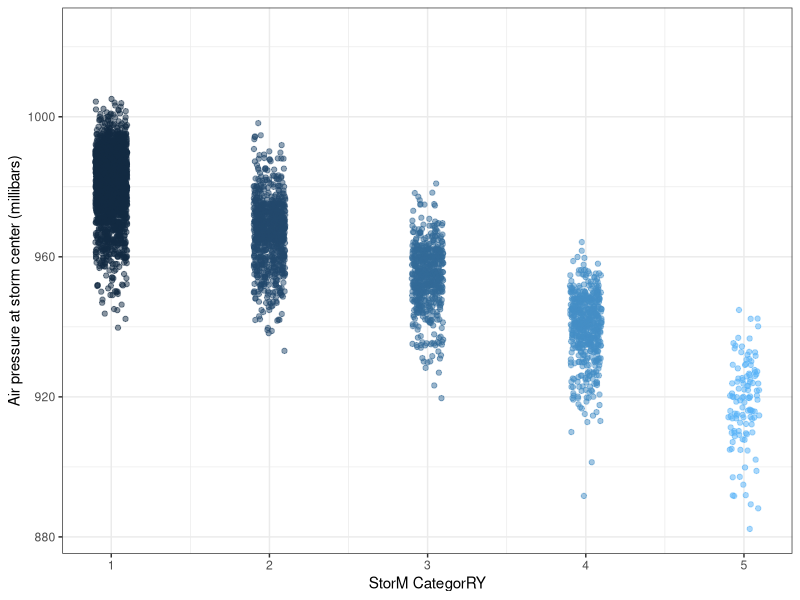

Here is the R script that generated this plot:
## ---- chunk 1
knitr::opts_chunk$set(echo = TRUE)
library(tidyverse)
## ---- chunk 2
summary(storms) #fixed issue 1
## ---- chunk 3
names(storms) #names function fixed
## ---- chunk 4
ggplot(data = storms, aes(x = category, y = pressure)) +
  geom_jitter(width = 0.1, 
              alpha = 0.5,
              aes(color = category),
              show.legend = FALSE) +
  labs(x = "StorM CategorRY", 
       y = "Air pressure at storm center (millibars)"
       ) +
  theme_bw() #changed theme_void to theme_bw
